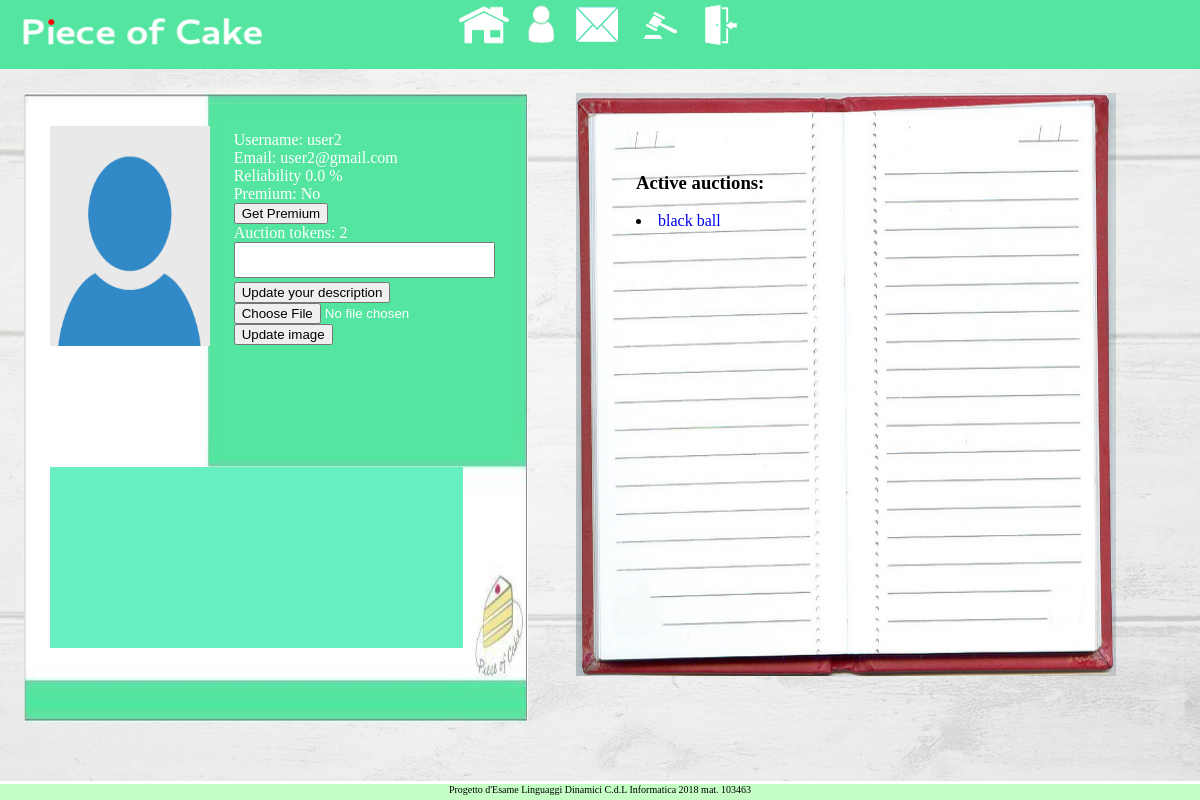
The page /webauction/accounts/profile/user2 (signed in) on the database its author committed.
### webauction/models.py (models this page shows, shortened)
class UserProfile(models.Model):
    def create_user_profile(sender, instance, created, **kwargs):
        if created:
            profile, created = UserProfile.objects.get_or_create(user=instance)
    post_save.connect(create_user_profile, sender=User)
    user = models.OneToOneField(User, on_delete=models.CASCADE)
    feedback = models.FloatField(default=0)
    votes = models.IntegerField(default=0)
    auction_count = models.SmallIntegerField(default=3)
    premium = models.BooleanField(default=False)
    description = models.CharField(max_length=1000, default='')
    profile_pic = models.ImageField(upload_to='profile_img/',
                    default='profile_img/defaultprofileimage.png')
    sold_auction = models.IntegerField(default=0)

class Auction(models.Model):
    seller = models.ForeignKey(User, related_name="seller", on_delete=models.CASCADE)
    title = models.CharField(max_length=100)
    image = models.ImageField(upload_to='auction_img/%Y/%m/%d/')
    description = models.CharField(max_length=5000)
    pub_date = models.DateTimeField(auto_now_add=True)
    expire_date = models.DateTimeField(default=datetime.datetime.now)
    min_price = models.DecimalField(max_digits=10, default=0, decimal_places=2)
    min_bid = models.DecimalField(max_digits=10, default=MIN_BID(), decimal_places=2)
    bid_count = models.IntegerField(default=0)
    last_bid_user = models.ForeignKey(User, null=True, related_name="last_bid_user", \
            on_delete=models.CASCADE)
    current_price = models.DecimalField(max_digits=10, default=0, decimal_places=2)
    active = models.BooleanField(default=True)
    category = models.CharField(max_length=50, default=('OT','Other'),
                                choices=CATEGORY_CHOICES)

### webauction/views.py (the view, shortened to what this page needs)
# urls.py: url(r'^accounts/profile/(?P<searched_username>.*)$', views.profile, name='profile'),
def profile(request, searched_username):
    if searched_username == '':
        searchedUser = request.user
    else:
        searchedUser = get_object_or_404(User, username=searched_username)
    userProfile = get_object_or_404(UserProfile, user=searchedUser)
    active_auction_list = Auction.objects.filter(Q(seller__exact=searchedUser),Q(active__exact=True))
    friendRequests_forward = FriendRequest.objects.filter(
                    Q(friend_of__exact=request.user), Q(accepted__exact=False))
    friendRequests_backward = FriendRequest.objects.filter(
                    Q(friend__exact=request.user), Q(accepted__exact=False))
    friends_forward = [ friendrequest.friend for friendrequest in friendRequests_forward ]
    friends_backward = [ friendrequest.friend_of for friendrequest in friendRequests_backward ]
    requestIsSent = False
    requestIsSentBack = False
    if searchedUser in friends_forward:
        requestIsSent = True
    if searchedUser in friends_backward:
        requestIsSentBack = True
    voteAlreadyExists = False
    existingVote = Vote.objects.filter(receiver=userProfile.user, sender=request.user)
    if len(existingVote) != 0:
        voteAlreadyExists = True
    context = {}
    context['userProfile'] = userProfile
    context['alreadySentForward'] = requestIsSent
    context['alreadySentBack'] = requestIsSentBack
    context['activeAuctions'] = active_auction_list
    context['voteExists'] = voteAlreadyExists
    all_votes = Vote.objects.filter(receiver__exact=userProfile.user)
    print(len(all_votes))
    now = timezone.localtime(timezone.now())
    all_votes_sorted = sorted(all_votes,
        key=lambda x: (now-x.datetime).total_seconds() , reverse=False)
    context['all_votes'] = all_votes_sorted
    if request.method == 'GET':
        return render(request, 'webauction/profile.html', context)

### webauction/templates/webauction/profile.html (shortened to what this page needs)
{% extends 'top_bar_base_template.html' %}
{% block body %}
<div id=profile>
    <div id=upper>
    <div id=profile_picture>
        <img src={{ userProfile.profile_pic.url }} style='height:220px; width:160px;'>
    </div>
    <div id=profile_data>
        Username: {{ userProfile.user.username }} <br>
        Email: {{ userProfile.user.email }} <br>
        Reliability {{ userProfile.feedback }} % <br>
        {% if request.user == userProfile.user %}
            Premium:
            {% if not userProfile.premium %}
                No
                <form method='POST'>
                    <input type='submit' name='get_premium' value='Get Premium'>
                </form>
                Auction tokens: {{ userProfile.auction_count}}
            {% else %}
                Yes
            {% endif %}
        {% endif %}
        {% if request.user == userProfile.user %}
            <textarea style='resize:none; background-color:c6edab; overflow-y:scroll'
                rows=2 cols=30 name='description' form='desc_form'>
                {{ userProfile.description }}
            </textarea>
            <form id='desc_form' method='POST'>
                <input type='submit' name='update_desc' value='Update your description'>
            </form>
        {% else %}
            descrizione:
                {{ request.user.descrizione}}
        {% endif %}
        {% if request.user == userProfile.user %}
            <form enctype="multipart/form-data" method='POST'>
                <input type='file' accept='.png, .jpg, .jpeg' name='update_pic' required/> <br>
                <input type='submit' name='update_img' value='Update image'>
            </form>
        {% endif %}
    </div>
    </div>
    <div id=lower>
        <div id=all_votes>
        </div>
    </div>
</div>
<div id=auction_data>
        <h3> Active auctions:<br> </h3>
        {% for auction in activeAuctions %}
            <li>
                <a href='{% url 'webauction:detail' auction.id %}'>
                    {{ auction.title }}
                </a>
            </li>
        {% endfor %}
</div>
{% endblock %}

### rows shown on the page
UserProfile: profile_pic (placeholder picture), user.username "user2", user.email "user2@gmail.com", feedback "0.0", auction_count "2"
Auction: title "black ball"
